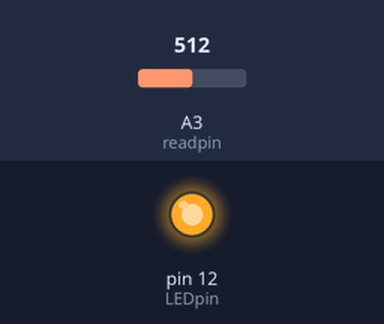
A sketch run on a simulated Arduino Uno, built with avr-gcc and run on an emulated ATmega328P. On the bench: output pins drawn as LEDs (lit = HIGH). Inputs (shaded band) come from the test bench; at power-on: A3 (readpin) = 512.

Above: at 1.2 s.
1.3 s: A3 (readpin) set to 487
At 1.6 s:
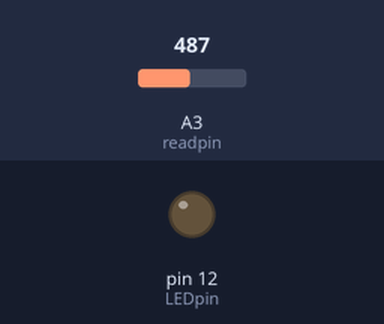
2.8 s: A3 (readpin) set to 510
At 4.0 s:
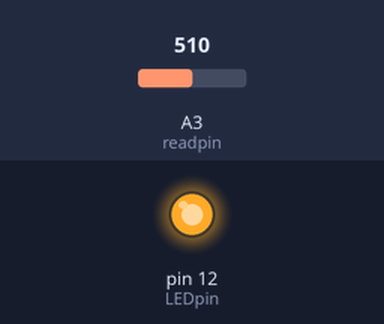
4.3 s: A3 (readpin) set to 490
At 5.1 s:
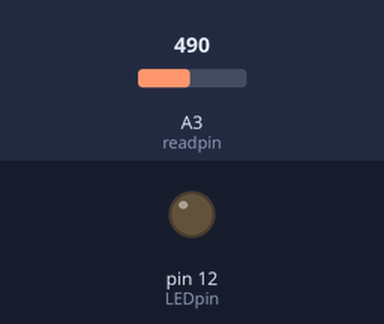
Timing chart, 0 to 7.3 s (numbered marks = the images above; inputs shaded):
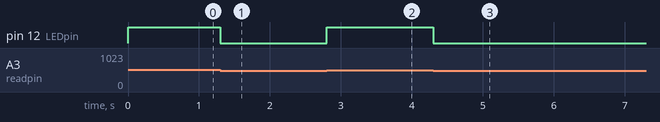

Measured:
- the behaviour switches between 500 and 499 on A3 (readpin) (found by bisection; images 0 and 1)
- after the input at 1.3 s, pin 12 (LEDpin): HIGH → LOW at once
- after the input at 2.8 s, pin 12 (LEDpin): LOW → HIGH at once
- after the input at 4.3 s, pin 12 (LEDpin): HIGH → LOW at once

The sketch:

push_buttons_and_pull_up_and_down_resistors.ino
```cpp
int LEDpin = 12, readpin = A3, val;
void setup() {
  pinMode(LEDpin, OUTPUT);
  pinMode(readpin, INPUT);
}

void loop() {
  val = analogRead(readpin);
  if(val>500){
    digitalWrite(LEDpin, HIGH);
    }
  if(val<500){
    digitalWrite(LEDpin, LOW);
    }
}
```
